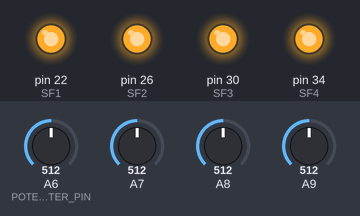
A sketch run on a simulated Arduino Mega 2560, built with avr-gcc and run on an emulated ATmega2560. Shown: output pins drawn as LEDs (lit = HIGH). Inputs (shaded band) come from the test bench; at power-on: A6 (POTENTIOMETER_PIN) = 512, A7 = 512, A8 = 512, A9 = 512.

Above: at 1.2 s.
1.3 s: A6 (POTENTIOMETER_PIN) set to 272
2.8 s: A6 (POTENTIOMETER_PIN) set to 237
At 3.9 s:
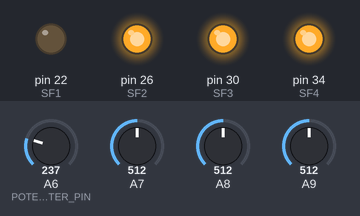
4.3 s: A7 set to 274
5.8 s: A7 set to 237
At 6.2 s:
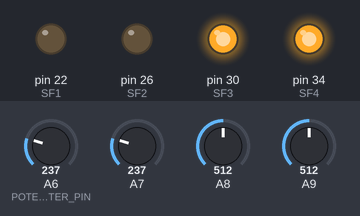
7.3 s: A8 set to 270
8.8 s: A8 set to 249
At 9.7 s:
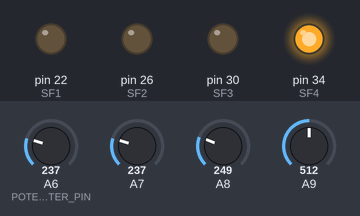
Timing chart, 0 to 11.3 s (numbered marks = the images above; inputs shaded):
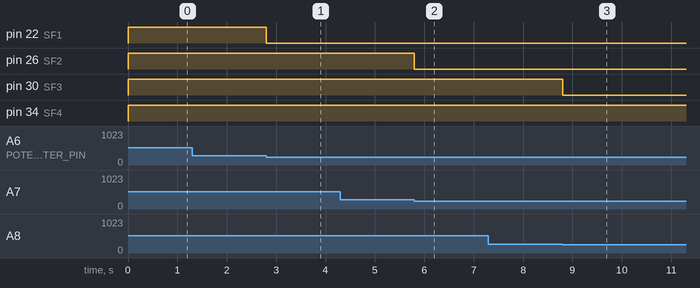

The sketch:

Speeding_Vehicles_Functions.ino
```cpp
#define POTENTIOMETER_PIN A6
#define POTENTIOMETER_PIN A7
#define POTENTIOMETER_PIN A8
#define POTENTIOMETER_PIN A9

#define SF1 22
#define SF2 26
#define SF3 30
#define SF4 34


void setup()
{
  pinMode(SF1, OUTPUT);
  pinMode(SF2, OUTPUT);
  pinMode(SF3, OUTPUT);
  pinMode(SF4, OUTPUT);
}

void loop()
{
  int potentiometerValue1 = analogRead(A6);
  int speedcalcu1 = potentiometerValue1 / 2;
  analogWrite(SF1, speedcalcu1);


  int potentiometerValue2 = analogRead(A7);
  int speedcalcu2 = potentiometerValue2 / 2;
  analogWrite(SF2, speedcalcu2);


  int potentiometerValue3 = analogRead(A8);
  int speedcalcu3 = potentiometerValue3 / 2;
  analogWrite(SF3, speedcalcu3);


  int potentiometerValue4 = analogRead(A9);
  int speedcalcu4 = potentiometerValue4 / 2;
  analogWrite(SF4, speedcalcu4);
}
```

Measured:
- the behaviour switches between 256 and 255 on A6 (POTENTIOMETER_PIN) (found by bisection; images 0 and 1)
- the behaviour switches between 256 and 255 on A7 (found by bisection; images 1 and 2)
- the behaviour switches between 256 and 255 on A8 (found by bisection; images 2 and 3)
- after the input at 1.3 s, every drawn part: stays the same
- after the input at 2.8 s, pin 22 (SF1): HIGH → LOW at once
- after the input at 4.3 s, every drawn part: stays the same
- after the input at 5.8 s, pin 26 (SF2): HIGH → LOW at once
- after the input at 7.3 s, every drawn part: stays the same
- after the input at 8.8 s, pin 30 (SF3): HIGH → LOW at once
